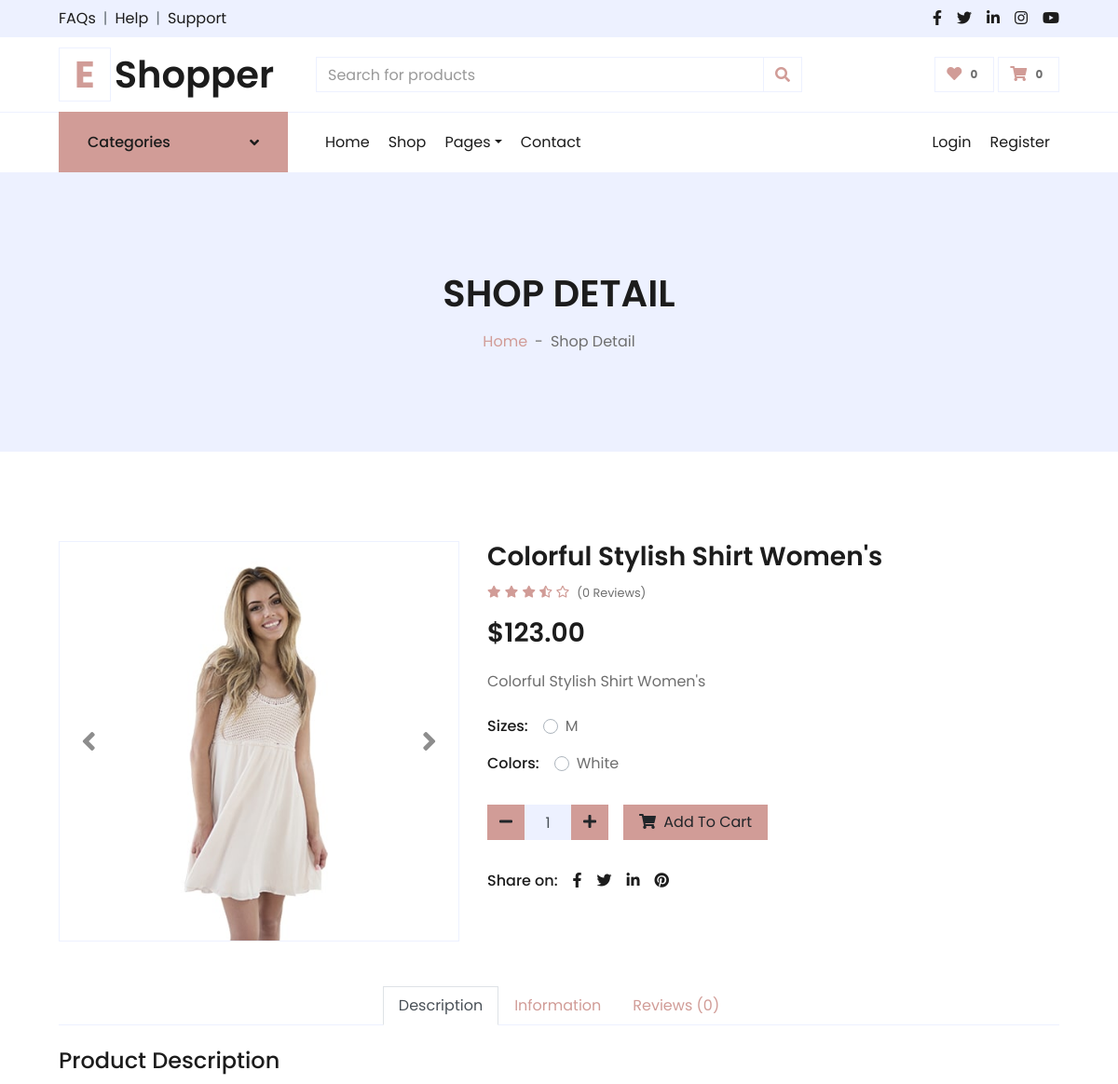
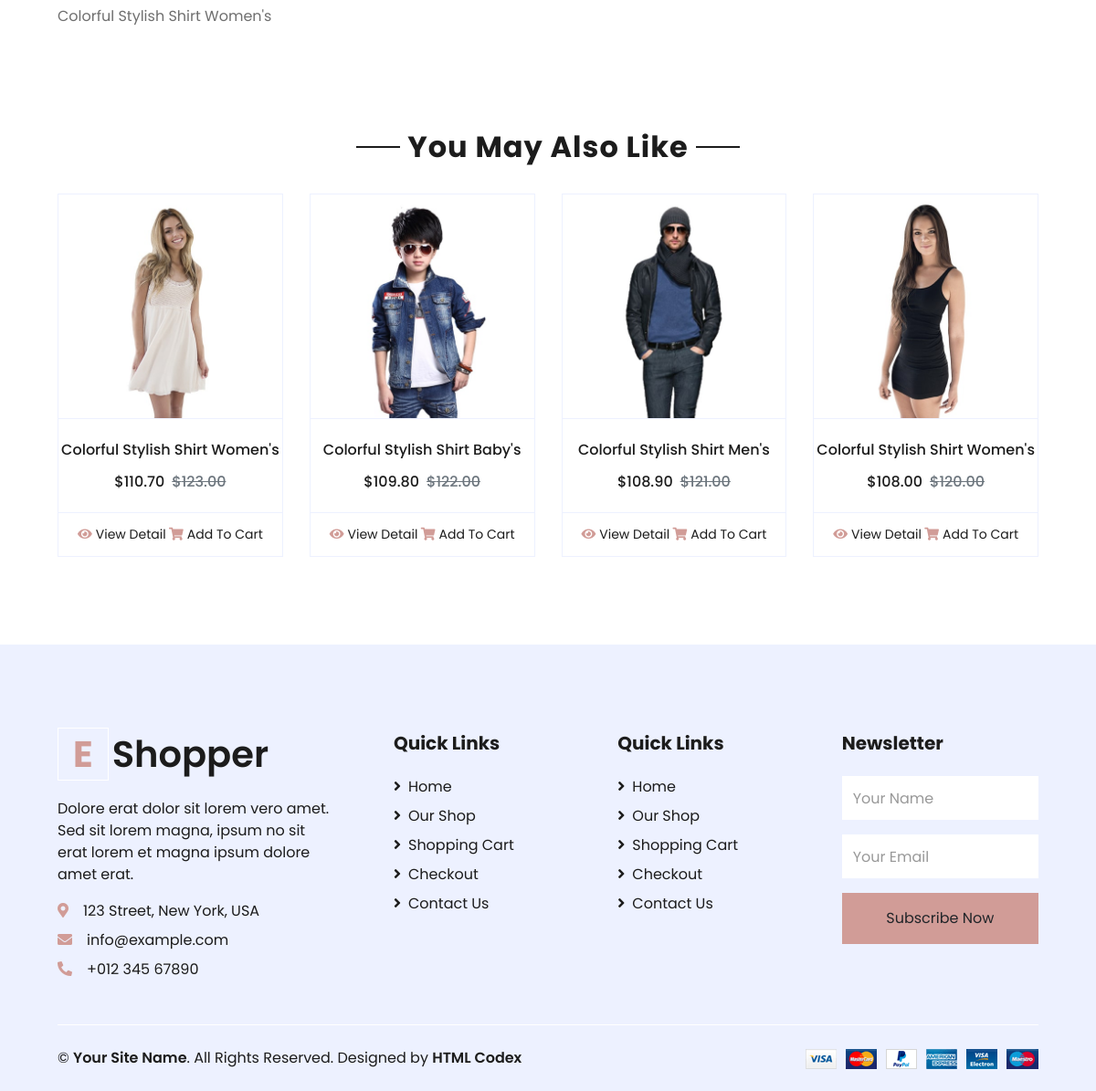
Page /product/1 on the committed database (2 pictures, top to bottom).
### main/models.py (models this page shows, shortened)
class Product(models.Model):
    size = models.ManyToManyField(Size)
    color = models.ManyToManyField(Color)
    category = models.ForeignKey(SubCategory, on_delete=models.CASCADE , null=True)
    name = models.CharField('Product Name', max_length=254)
    img = models.ImageField('IMG', upload_to='media')
    price = models.DecimalField('Product Price', max_digits=5, decimal_places=2)
    discount = models.DecimalField('Product Discount', max_digits=4, decimal_places=2)
    date_time = models.DateTimeField('DateTime', auto_now=True)
    description = models.TextField('Product Desc')

class Size(models.Model):
    size = models.CharField('Size' , max_length=3)
    def __str__(self) -> str:
        return self.size

class Color(models.Model):
    color = models.CharField('Color' , max_length=15)
    def __str__(self) -> str:
        return self.color

### main/views.py (the view, shortened to what this page needs)
# urls.py: path('product/<int:id>', ProductDetailView.as_view(), name='product'),
class ProductDetailView(generic.DetailView):
    template_name = 'detail.html'
    @staticmethod
    def __extract_all_data(id):
        categories = Category.objects.all()[1:]
        sub_categories_dresses = SubCategory.objects.all()[:3]
        sub_categories = SubCategory.objects.all()
        additional_information_text = AdditionalInformation.objects.first()
        additional_information_char_1 = AdditionalInformation.objects.get().char.all()[:4]
        additional_information_char_2 = AdditionalInformation.objects.get().char.all()[4:]
        leave_review = LeaveReview.objects.all().order_by('-date_time')[:4]
        review = LeaveReview.objects.filter(product__id = id).order_by('-date_time')
        you_may_also_like_active = YouMayAlsoLike.objects.get().product.all()[:4]
        you_may_also_like = YouMayAlsoLike.objects.get().product.all()[4:]
        product = Product.objects.get(pk=id)
        product.discount_price = round(product.price * (1 - product.discount / 100), 2)
        for prod in you_may_also_like_active:
            prod.discount_price = round(prod.price * (1 - prod.discount / 100), 2)
        for prodd in you_may_also_like:
            prodd.discount_price = round(prodd.price * (1 - prodd.discount / 100), 2)
        context = {
            'navbar': 'detail',
            'product': product,
            'categories': categories,
            'sub_categories': sub_categories,
            'sub_categories_dresses': sub_categories_dresses,
            'additional_information_text': additional_information_text,
            'additional_information_char_1': additional_information_char_1,
            'additional_information_char_2': additional_information_char_2,
            'leave_review': leave_review,
            'review': review,
            'you_may_also_like_active': you_may_also_like_active,
            'you_may_also_like': you_may_also_like,
        }
        return context
    def get(self, request, id):
        context = self.__extract_all_data(id)
        rating = request.GET.get('rating')
        context.update({'rating': rating, })
        return render(request, self.template_name, context)

### main/models.py (called while the page is built)
    def __str__(self) -> str:
        return self.char

    def __str__(self) -> str:
        return self.text

### main/templates/detail.html (shortened to what this page needs)
{% extends 'base.html' %}
{% load static %}
{% block 'header' %}
    <div class="container-fluid bg-secondary mb-5">
        <div class="d-flex flex-column align-items-center justify-content-center" style="min-height: 300px">
            <h1 class="font-weight-semi-bold text-uppercase mb-3">Shop Detail</h1>
            <div class="d-inline-flex">
                <p class="m-0"><a href="">Home</a></p>
                <p class="m-0 px-2">-</p>
                <p class="m-0">Shop Detail</p>
            </div>
        </div>
    </div>
{% endblock %}
{% block 'content' %}
    <div class="container-fluid py-5">
        <div class="row px-xl-5">
            <div class="col-lg-5 pb-5">
                <div id="product-carousel" class="carousel slide" data-ride="carousel">
                    <div class="carousel-inner border">
                        <div class="carousel-item active">
                            <img class="w-100 h-100" src="{{ product.img.url }}" alt="Image">
                        </div>
                    </div>
                    <a class="carousel-control-prev" href="#product-carousel" data-slide="prev">
                        <i class="fa fa-2x fa-angle-left text-dark"></i>
                    </a>
                    <a class="carousel-control-next" href="#product-carousel" data-slide="next">
                        <i class="fa fa-2x fa-angle-right text-dark"></i>
                    </a>
                </div>
            </div>
            <div class="col-lg-7 pb-5">
                <h3 class="font-weight-semi-bold">{{ product.name }}</h3>
                <div class="d-flex mb-3">
                    <div class="text-primary mr-2">
                        <small class="fas fa-star"></small>
                        <small class="fas fa-star"></small>
                        <small class="fas fa-star"></small>
                        <small class="fas fa-star-half-alt"></small>
                        <small class="far fa-star"></small>
                    </div>
                    <small class="pt-1">({{ leave_review | length }} Reviews)</small>
                </div>
                <h3 class="font-weight-semi-bold mb-4">${{ product.price }}</h3>
                <p class="mb-4">{{ product.description }}</p>
                <div class="d-flex mb-3">
                    <p class="text-dark font-weight-medium mb-0 mr-3">Sizes:</p>
                    <form>
                        {% for i in product.size.all %}
                        <div class="custom-control custom-radio custom-control-inline">
                            <label class="custom-control-label" for="size-1">{{ i }}</label>
                        </div>
                        {% endfor %}
                    </form>
                </div>
                <div class="d-flex mb-4">
                    <p class="text-dark font-weight-medium mb-0 mr-3">Colors:</p>
                    <form>
                        {% for i in product.color.all %}
                        <div class="custom-control custom-radio custom-control-inline">
                            <label class="custom-control-label" for="color-1">{{ i }}</label>
                        </div>
                        {% endfor %}
                    </form>
                </div>
                <div class="d-flex align-items-center mb-4 pt-2">
                    <div class="input-group quantity mr-3" style="width: 130px;">
                        <div class="input-group-btn">
                            <button class="btn btn-primary btn-minus" >
                            <i class="fa fa-minus"></i>
                            </button>
                        </div>
                        <input type="text" class="form-control bg-secondary text-center" value="1">
                        <div class="input-group-btn">
                            <button class="btn btn-primary btn-plus">
                                <i class="fa fa-plus"></i>
                            </button>
                        </div>
                    </div>
                    <button class="btn btn-primary px-3"><i class="fa fa-shopping-cart mr-1"></i> Add To Cart</button>
                </div>
                <div class="d-flex pt-2">
                    <p class="text-dark font-weight-medium mb-0 mr-2">Share on:</p>
                    <div class="d-inline-flex">
                        <a class="text-dark px-2" href="">
                            <i class="fab fa-facebook-f"></i>
                        </a>
                        <a class="text-dark px-2" href="">
                            <i class="fab fa-twitter"></i>
                        </a>
                        <a class="text-dark px-2" href="">
                            <i class="fab fa-linkedin-in"></i>
                        </a>
                        <a class="text-dark px-2" href="">
                            <i class="fab fa-pinterest"></i>
                        </a>
                    </div>
                </div>
            </div>
        </div>
        <div class="row px-xl-5">
            <div class="col">
                <div class="nav nav-tabs justify-content-center border-secondary mb-4">
                    <a class="nav-item nav-link active" data-toggle="tab" href="#tab-pane-1">Description</a>
                    <a class="nav-item nav-link" data-toggle="tab" href="#tab-pane-2">Information</a>
                    <a class="nav-item nav-link" data-toggle="tab" href="#tab-pane-3">Reviews ({{ leave_review | length }})</a>
                </div>
                <div class="tab-content">
                    <div class="tab-pane fade show active" id="tab-pane-1">
                        <h4 class="mb-3">Product Description</h4>
                        <p>{{ product.description }}</p>
                    </div>
                </div>
            </div>
        </div>
    </div>
    <div class="container-fluid py-5">
        <div class="text-center mb-4">
            <h2 class="section-title px-5"><span class="px-2">You May Also Like</span></h2>
        </div>
        <div class="row px-xl-5">
            <div class="col">
                <div class="owl-carousel related-carousel">
                    {% for product in you_may_also_like_active %}
                        <div class="card product-item border-0">
                            <div class="card-header product-img position-relative overflow-hidden bg-transparent border p-0">
                                <img class="img-fluid w-100" src="{{ product.img.url }}" alt="">
                            </div>
                            <div class="card-body border-left border-right text-center p-0 pt-4 pb-3">
                                <h6 class="text-truncate mb-3">{{ product.name }}</h6>
                                <div class="d-flex justify-content-center">
                                    <h6>${{product.discount_price}}</h6><h6 class="text-muted ml-2"><del>${{ product.price }}</del></h6>
                                </div>
                            </div>
                            <div class="card-footer d-flex justify-content-between bg-light border">
                                <a href="{% url 'product' product.id %}" class="btn btn-sm text-dark p-0"><i class="fas fa-eye text-primary mr-1"></i>View Detail</a>
                                <a href="{% url 'cart' %}" class="btn btn-sm text-dark p-0"><i class="fas fa-shopping-cart text-primary mr-1"></i>Add To Cart</a>
                            </div>
                        </div>
                    {% endfor %}
                </div>
            </div>
        </div>
    </div>
{% endblock %}

### main/templates/detail.html (style rules this page uses)
* { margin: 0; padding: 0; }

### rows in the picture
Product: img (picture), name "Colorful Stylish Shirt Women's", price "123.00", description "Colorful Stylish Shirt Women's", discount_price "110.70"
Size: size "M"
Color: color "White"
Product: img (picture), name "Colorful Stylish Shirt Baby's", discount_price "109.80", price "122.00"
Product: img (picture), name "Colorful Stylish Shirt Men's", discount_price "108.90", price "121.00"
Product: img (picture), name "Colorful Stylish Shirt Women's", discount_price "108.00", price "120.00"

### other values in the picture
{{ leave_review | length }} "0"
